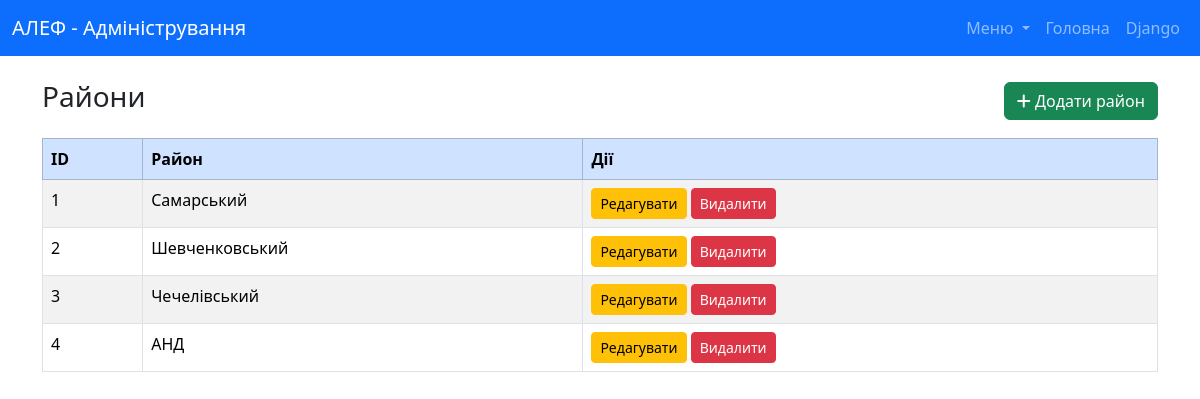
Screenshot of /districts/ (signed in) with the database file from the repository.
### djangoNobel/models.py (models this page shows, shortened)
class Category(models.Model):
    name = models.CharField(max_length=100)

### djangoNobel/views.py (the view)
# urls.py: path('districts/', views.categories_list, name='category_list'),
@permission_required('djangoNobel.view_category', raise_exception=True)
def categories_list(request):
    categories = Category.objects.all()
    return render(request, 'admin-panel/district_list.html', {'categories': categories})

### templates/admin-panel/district_list.html (shortened to what this page needs)
{% extends 'admin-panel/admin_main.html' %}
{% block crud_content %}
        <div class="d-flex justify-content-between align-items-center mb-3">
            <h3>Райони</h3>
            <a href="{% url 'category_create' %}" class="btn btn-success"><i class="fas fa-plus"></i> Додати район</a>
        </div>
        <table class="table table-striped table-bordered">
            <thead class="table-primary">
            <tr>
                <th>ID</th>
                <th>Район</th>
                <th>Дії</th>
            </tr>
            </thead>
            <tbody>
            {% for category in categories %}
                <tr>
                    <td>{{ forloop.counter }}</td>
                    <td>{{ category.name }}</td>
                    <td>
                        <a href="{% url 'category_update' category.id %}" class="btn btn-warning btn-sm">Редагувати</a>
                        <a href="{% url 'category_delete' category.id %}" class="btn btn-danger btn-sm">Видалити</a>
                    </td>
                </tr>
            {% endfor %}
            </tbody>
        </table>
{% endblock %}

### rows the page displays
Category: name "Самарський"
Category: name "Шевченковський"
Category: name "Чечелівський"
Category: name "АНД"
